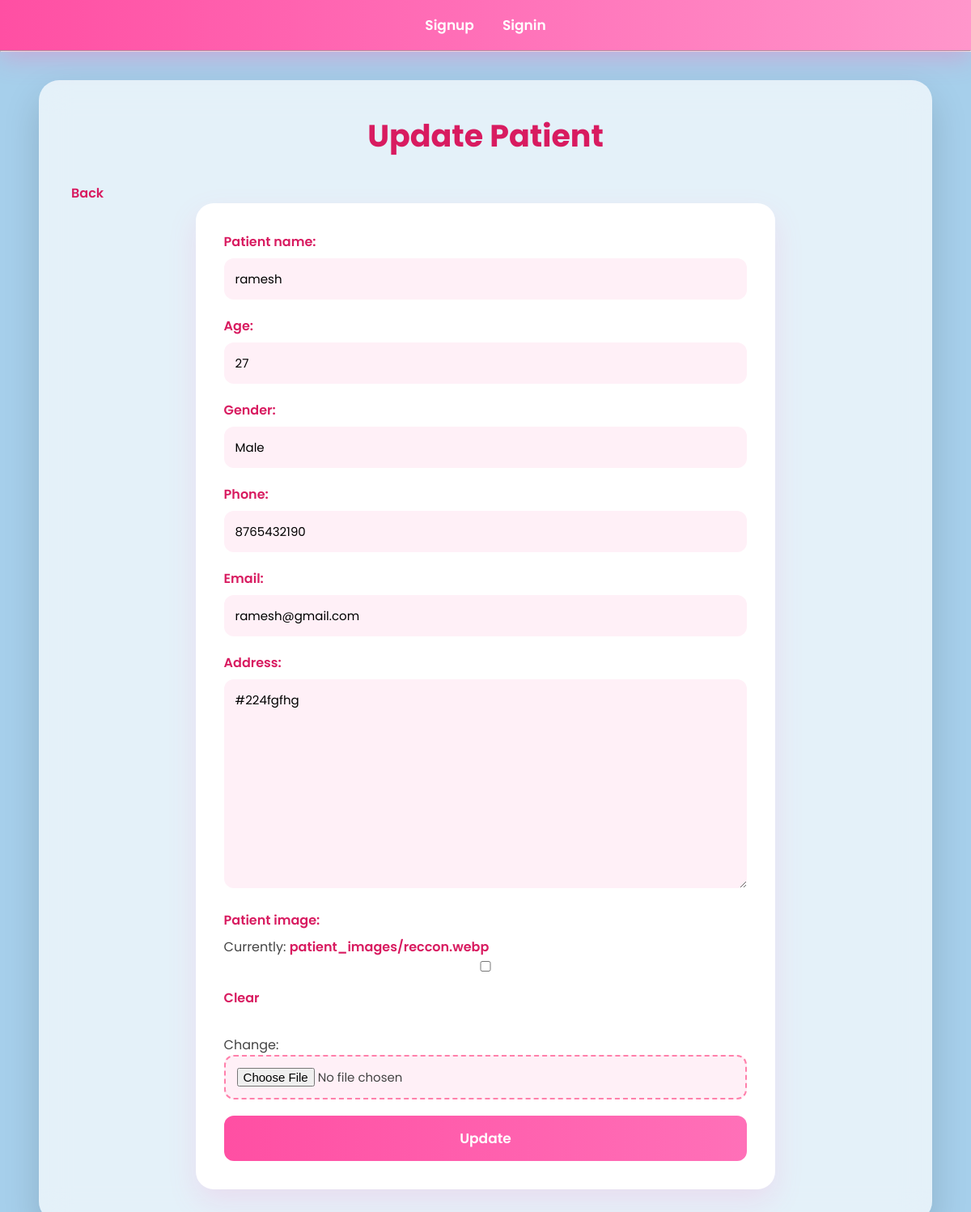
Screenshot of /base/update_patient/1/ with the database file from the repository.
### base/models.py (models this page shows, shortened)
class Patient(models.Model):
    patient_name = models.CharField(max_length=100)
    age = models.PositiveIntegerField()
    gender = models.CharField(
        max_length=20
    )
    phone = models.CharField(
        max_length=10
    )
    email = models.EmailField()
    address = models.TextField()
    patient_image = models.ImageField(
        upload_to="patient_images",
        null=True,
        blank=True
    )
    is_deleted = models.BooleanField(
        default=False
    )
    deleted_at = models.DateTimeField(
        null=True,
        blank=True
    )

### base/views.py (the view)
# urls.py: path('update_patient/<int:pk>/', views.update_patient, name='update_patient'),
def update_patient(request, pk):
    data = get_object_or_404(
        Patient,
        id=pk
    )
    if request.method == "POST":
        form = PatientForm(
            request.POST,
            request.FILES,
            instance=data
        )
        if form.is_valid():
            form.save()
            messages.success(
                request,
                "Patient Updated Successfully"
            )
            return redirect("patient_list")
    else:
        form = PatientForm(
            instance=data
        )
    return render(
        request,
        "update_patient.html",
        {
            "form": form
        }
    )

### base/forms.py
class PatientForm(forms.ModelForm):
    class Meta:
        model = Patient
        fields = "__all__"
        exclude = ['is_deleted', 'deleted_at']

### base/templates/update_patient.html (shortened to what this page needs)
{% extends 'main.html' %}
{% block content %}
<h1>Update Patient</h1>
<a href="{% url 'patient_list' %}">
Back
</a>
<form method="POST" enctype="multipart/form-data">
{{ form.as_p }}
<button>
Update
</button>
</form>
{% endblock %}

### static/style.css (style rules this page uses)
* { margin:0; padding:0; box-sizing:border-box; font-family:'Poppins',sans-serif; }
body { background:linear-gradient(135deg,#ffe6f2,#ffd9ec,#ffeef8,#fff8fc); background-size:400% 400%; animation:bgMove 12s ease infinite; min-height:100vh; color:#444; }
h1 { text-align:center; color:#d81b60; font-size:38px; margin-bottom:30px; font-weight:700; }
a { color:#d81b60; text-decoration:none; font-weight:600; transition:.3s; }
form { width:70%; margin:auto; background:white; padding:35px; border-radius:22px; box-shadow:0 15px 35px rgba(255,105,180,.15); }
label { display:block; margin-bottom:8px; color:#d81b60; font-weight:600; }
input, select, textarea { width:100%; padding:14px; border:none; border-radius:12px; margin-bottom:20px; background:#fff0f7; transition:.35s; font-size:15px; }
input[type=file] { border:2px dashed #ff80ab; cursor:pointer; }
button { width:100%; padding:15px; border:none; border-radius:12px; background:linear-gradient(90deg,#ff4fa3,#ff70b8); color:white; font-size:17px; font-weight:600; cursor:pointer; transition:.4s; }
::placeholder { color:#d48bb2; }
body { background:rgb(166, 207, 235) !important; }

### rows the page displays
Patient: patient_name "ramesh", age "27", gender "Male", phone "8765432190", email "ramesh@gmail.com", address "#224fgfhg"
